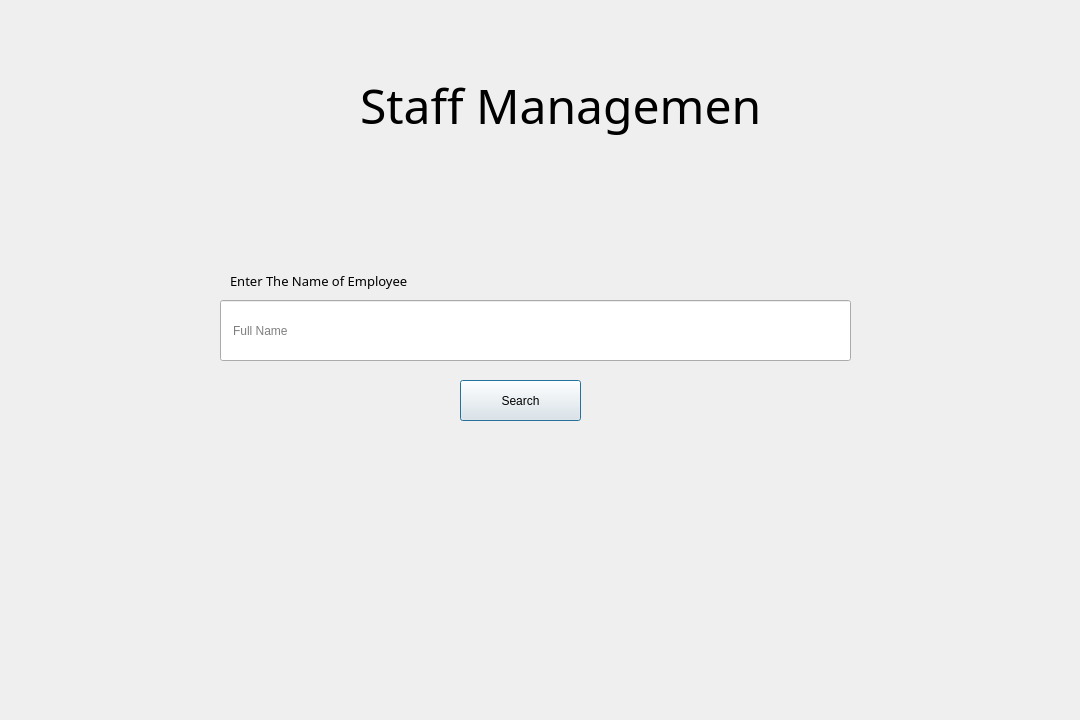
<?xml version="1.0" encoding="UTF-8"?>
<ui version="4.0">
 <class>Staffsearch</class>
 <widget class="QDialog" name="Staffsearch">
  <property name="geometry">
   <rect>
    <x>0</x>
    <y>0</y>
    <width>1080</width>
    <height>720</height>
   </rect>
  </property>
  <property name="windowTitle">
   <string>Dialog</string>
  </property>
  <widget class="QLabel" name="background">
   <property name="geometry">
    <rect>
     <x>0</x>
     <y>0</y>
     <width>1080</width>
     <height>720</height>
    </rect>
   </property>
   <property name="text">
    <string/>
   </property>
   <property name="pixmap">
    <pixmap resource="Resources.qrc">:/Image/OIP.jfif</pixmap>
   </property>
   <property name="scaledContents">
    <bool>true</bool>
   </property>
  </widget>
  <widget class="QLabel" name="StaffManagement">
   <property name="geometry">
    <rect>
     <x>360</x>
     <y>40</y>
     <width>401</width>
     <height>131</height>
    </rect>
   </property>
   <property name="font">
    <font>
     <family>Bahnschrift Condensed</family>
     <pointsize>36</pointsize>
    </font>
   </property>
   <property name="text">
    <string>Staff Management</string>
   </property>
  </widget>
  <widget class="QLineEdit" name="lineEdit">
   <property name="geometry">
    <rect>
     <x>220</x>
     <y>300</y>
     <width>631</width>
     <height>61</height>
    </rect>
   </property>
   <property name="focusPolicy">
    <enum>Qt::WheelFocus</enum>
   </property>
   <property name="styleSheet">
    <string notr="true">padding-left:10px;</string>
   </property>
   <property name="placeholderText">
    <string>Full Name</string>
   </property>
  </widget>
  <widget class="QLabel" name="EnteName">
   <property name="geometry">
    <rect>
     <x>230</x>
     <y>260</y>
     <width>301</width>
     <height>41</height>
    </rect>
   </property>
   <property name="font">
    <font>
     <family>Bahnschrift Light</family>
     <pointsize>10</pointsize>
     <bold>false</bold>
    </font>
   </property>
   <property name="text">
    <string>Enter The Name of Employee</string>
   </property>
  </widget>
  <widget class="QPushButton" name="SearchButton">
   <property name="geometry">
    <rect>
     <x>460</x>
     <y>380</y>
     <width>121</width>
     <height>41</height>
    </rect>
   </property>
   <property name="styleSheet">
    <string notr="true">background:url(:/Image/OIP.jfif);
</string>
   </property>
   <property name="text">
    <string>Search</string>
   </property>
  </widget>
 </widget>
 <resources>
  <include location="Resources.qrc"/>
 </resources>
 <connections/>
</ui>
